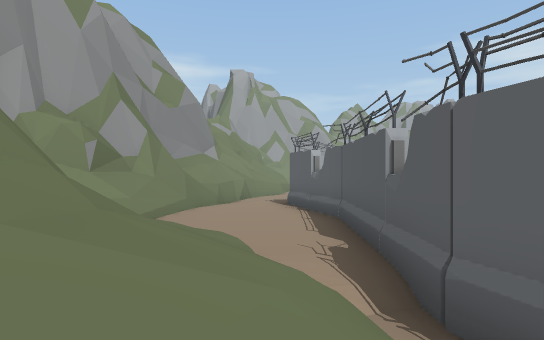
View 1 (above)

14 first-person views from a walk through a 3-D level made in the Unity game engine. The camera is 1.5 m above the floor, looks level and sees 80° across. The floor is counted in squares, 2 m on a side. Each view is taken from the middle of a square. On the plan, view 1 faces up. The plan holds only what a view shows up to about 11 squares ahead; the rest is blank. The place goes on beyond the plan. The player is left out. Some surface patterns are stand-ins.

View 2
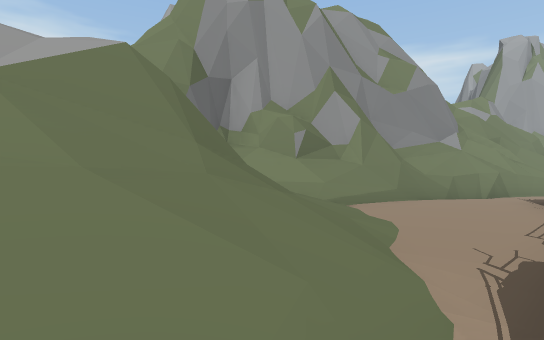

View 3
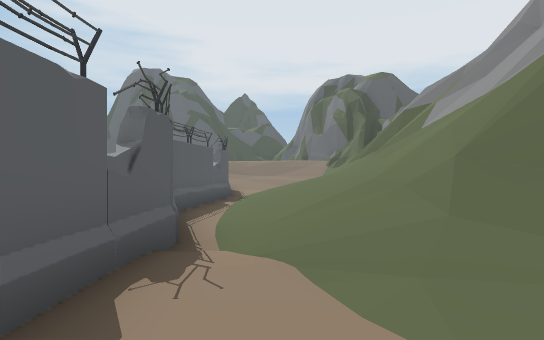

View 4
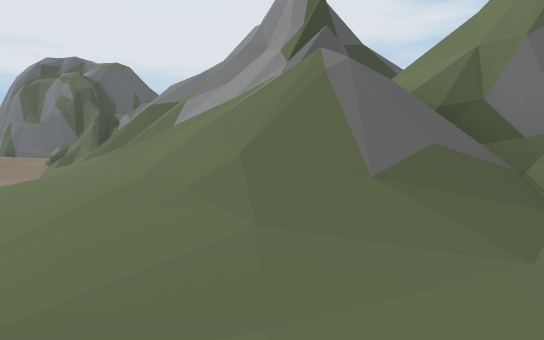

View 5
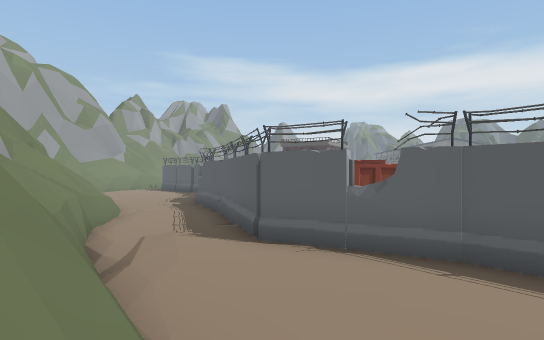

View 6
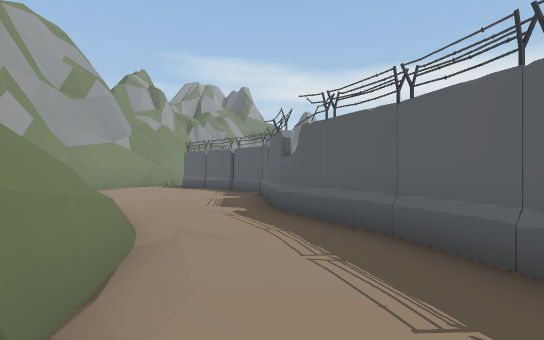

View 7
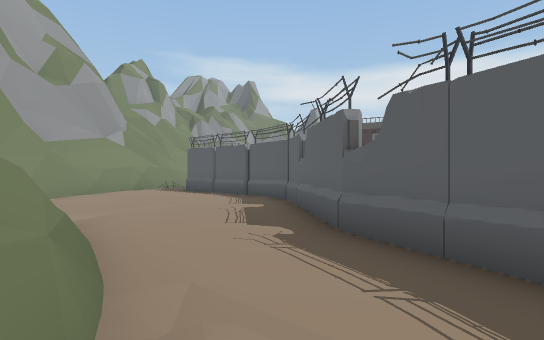

View 8
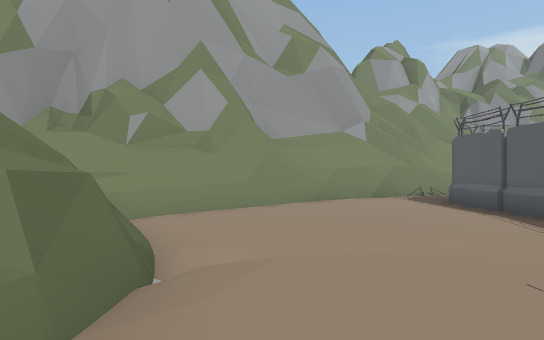

View 9
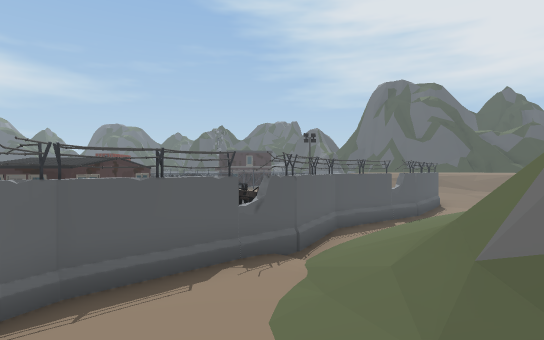

View 10
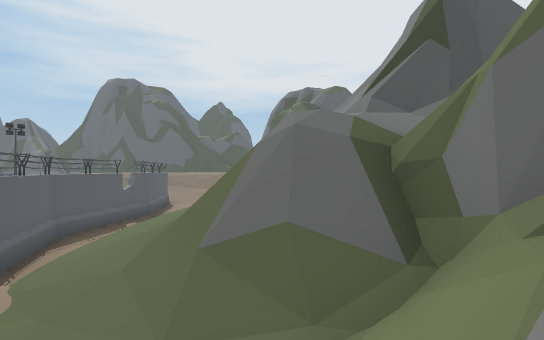

View 11
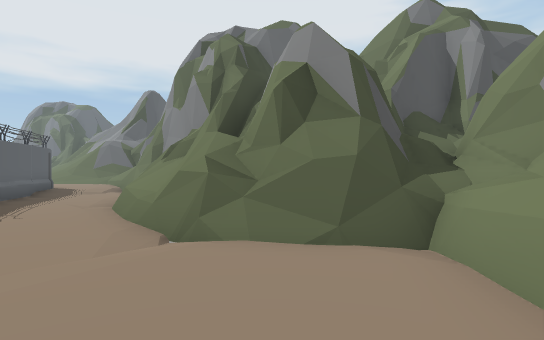

View 12
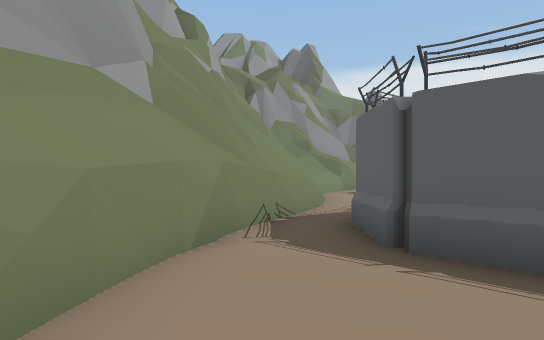

View 13
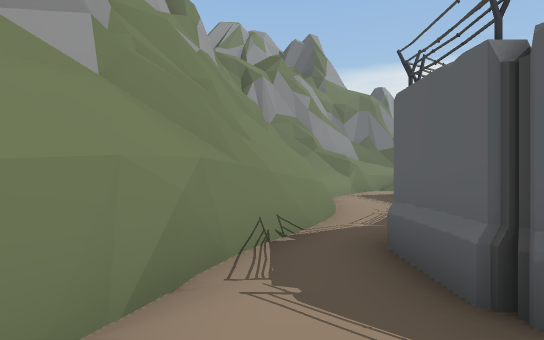

View 14
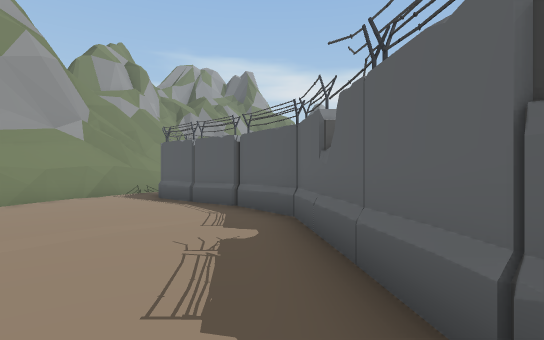

### Floor plan
Key: @ floor where view 1 was taken; # wall or solid block; . main floor; : floor 0.25 m higher than the main floor; / step, stairs or slope; = window, fence, low wall or low ledge; ^ raised ledge; C container; B building; O other object.
Columns run from 5 left of view 1 to 11 right of it. Each row starts with its distance up from view 1.
 26           ####.
 25         ###....
 24        ##..##
 23      ###...#
 22     ##=....#
 21   #^^......#
 20   ####.....#
 19      #.....#
 18      ##...##
 17      #^..##
 16      ^...#
 15      ^..##
 14     #^..#
 13     #..=#
 12    ##..#/
 11    #..##
 10    #/:# O
  9   ##::#COO
  8  ###::#CO
  7  #//::# C
  6 ##//::#        BB
  5 #////:#      BBB
  4 #/=//:#       BB
  3 =/==//#       B
  2 //////#
  1 ///////  O
  0 /////@/#OO
 -1 ///////#
 -2 ^=/////#
 -3 ^  ////#
 -4 #==///##

Where each view was taken, in squares from view 1:
view 1: 0 up, 0 right, facing up
view 2: 1 up, 1 right, facing up-left
view 3: 6 up, 0 right, facing down
view 4: 5 up, 0 right, facing down-left
view 5: 5 up, 3 left, facing up-right
view 6: 11 up, 1 left, facing up-right
view 7: 13 up, 0 right, facing up-right
view 8: 16 up, 2 right, facing up
view 9: 7 up, 3 left, facing down-right
view 10: 7 up, 3 left, facing down
view 11: 22 up, 3 right, facing down-left
view 12: 22 up, 3 right, facing up-right
view 13: 23 up, 4 right, facing up-right
view 14: 15 up, 2 right, facing up-right
